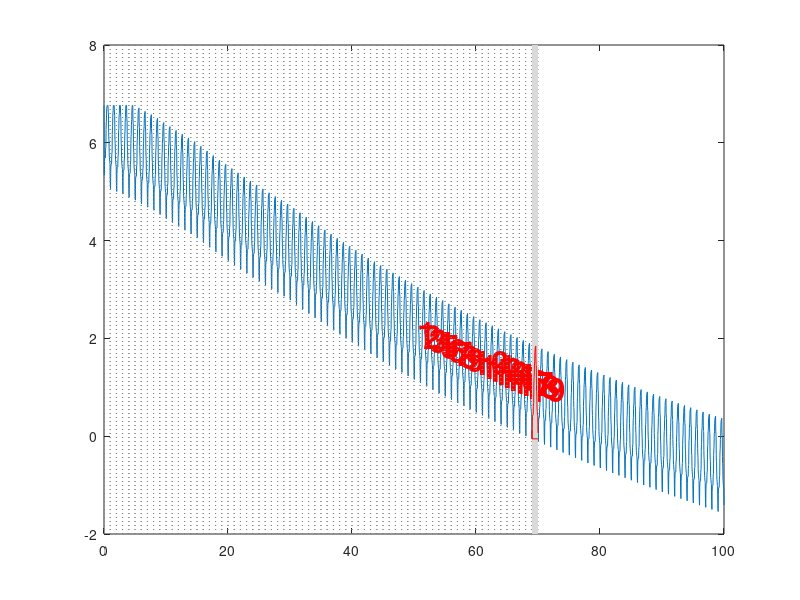

This figure's MATLAB source:
clc

clear all
close all

load('longevity_150m.mat');

figure

plot(t, T_wall_min)

hold on

xlim = get(gca(), 'xlim');
ylim = get(gca(), 'ylim');

for year = 0:99
    i = find((t >= year) & (t <= year+1));
    plot([year, year], ylim, ':', 'color', [0.5, 0.5, 0.5])
    plot([year+1, year+1], ylim, ':', 'color', [0.5, 0.5, 0.5])
    if min(T_wall_min(i)) < 0
        fill([year, year+1, year+1, year], [ylim(1), ylim(1), ylim(2), ylim(2)], [0.85, 0.85, 0.85], 'edgecolor', 'none')
        plot(t(i), T_wall_min(i), 'r')
        plot([year, year+1], [min(T_wall_min(i)), min(T_wall_min(i))], 'r-')
        break
    end
    if year >= 50
        text(year+0.5, mean(T_wall_min(i)), num2str(year-49), 'fontsize', 24, 'fontweight', 'bold', 'color', 'r')
    end
end

hold off
